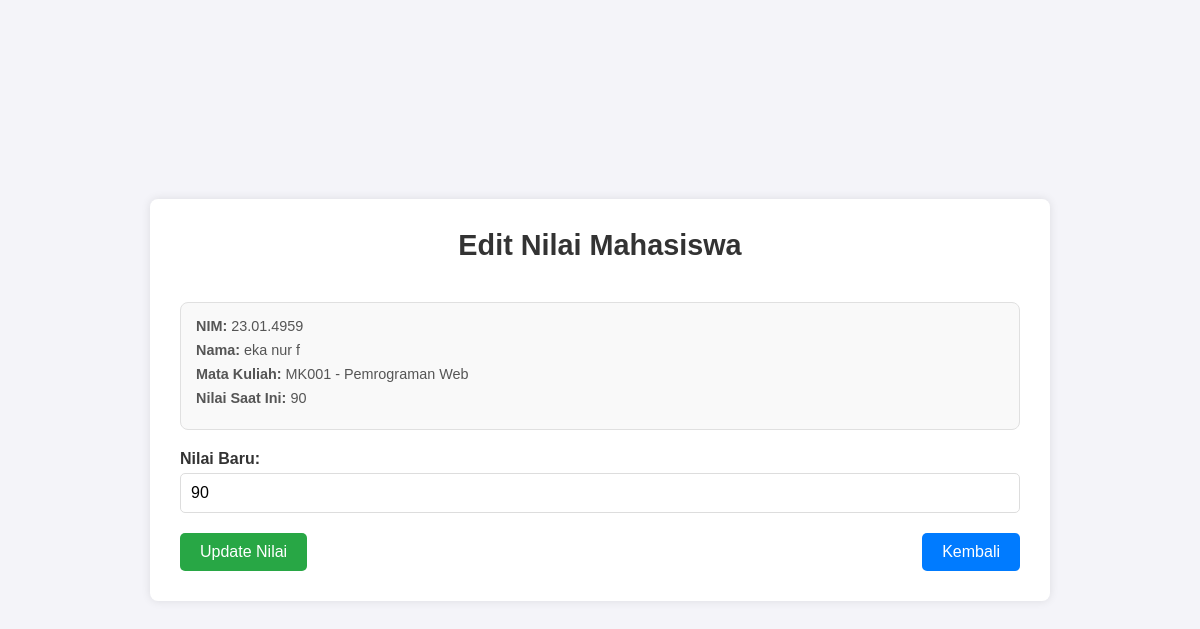
/edit_nilai.php?id=12 (signed in), run on the app's committed database.
### tables this page shows
CREATE TABLE `nilai_mahasiswa` (
  `id` int(11) NOT NULL,
  `mahasiswa_id` int(11) DEFAULT NULL,
  `mata_kuliah_id` int(11) DEFAULT NULL,
  `dosen_id` int(11) DEFAULT NULL,
  `nilai` int(11) DEFAULT NULL
);

CREATE TABLE `mahasiswa` (
  `id` int(11) NOT NULL,
  `nim` varchar(20) DEFAULT NULL,
  `nama` varchar(100) NOT NULL,
  `program_studi` varchar(50) NOT NULL,
  `user_id` int(11) DEFAULT NULL,
  `status` enum('admin_input','registered') DEFAULT NULL,
  `password` varchar(255) NOT NULL
);

CREATE TABLE `mata_kuliah` (
  `id` int(11) NOT NULL,
  `kode_mk` varchar(20) NOT NULL,
  `nama_mk` varchar(100) NOT NULL,
  `sks` int(11) NOT NULL
);

### edit_nilai.php (the view, shortened to what this page needs)
<?php
require_once "config.php";
$nilai_id = isset($_GET['id']) ? $_GET['id'] : 0;
$stmt = $pdo->prepare("
    SELECT
        nm.id,
        m.nim,
        m.nama,
        mk.kode_mk,
        mk.nama_mk,
        nm.nilai
    FROM nilai_mahasiswa nm
    JOIN mahasiswa m ON nm.mahasiswa_id = m.id
    JOIN mata_kuliah mk ON nm.mata_kuliah_id = mk.id
    WHERE nm.id = ? AND nm.dosen_id = ?
");
$stmt->execute([$nilai_id, $_SESSION['user_id']]);
$data_nilai = $stmt->fetch();
?>
<!DOCTYPE html>
<html lang="en">
<head>
    <link rel="stylesheet" href="edit_nilai.css">
</head>
<body>
    <div class="container">
        <h1>Edit Nilai Mahasiswa</h1>
        <div class="info-box">
            <div class="info-item"><strong>NIM:</strong> <?= htmlspecialchars($data_nilai['nim']) ?></div>
            <div class="info-item"><strong>Nama:</strong> <?= htmlspecialchars($data_nilai['nama']) ?></div>
            <div class="info-item"><strong>Mata Kuliah:</strong> <?= htmlspecialchars($data_nilai['kode_mk']) ?> - <?= htmlspecialchars($data_nilai['nama_mk']) ?></div>
            <div class="info-item"><strong>Nilai Saat Ini:</strong> <?= htmlspecialchars($data_nilai['nilai']) ?></div>
        </div>
        <form method="POST">
            <div class="form-group">
                <label for="nilai">Nilai Baru:</label>
                <input type="number" name="nilai" id="nilai"
                    value="<?= htmlspecialchars($data_nilai['nilai']) ?>"
                    min="0" max="100" required>
            </div>
            <div class="button-group">
                <button type="submit" class="btn btn-green">Update Nilai</button>
                <a href="index.php" class="btn btn-blue">Kembali</a>
            </div>
        </form>
    </div>
</body>
</html>

### edit_nilai.css (style rules this page uses)
* { box-sizing: border-box; margin: 0; padding: 0; font-family: Arial, sans-serif; }
body { display: flex; justify-content: center; align-items: center; height: 100vh; background-color: #f4f4f9; padding: 20px; }
.container { width: 100%; max-width: 900px; background: #ffffff; border-radius: 8px; box-shadow: 0px 0px 10px rgba(0, 0, 0, 0.1); padding: 30px; text-align: center; }
h1 { font-size: 1.8em; color: #333; margin-bottom: 40px; }
.info-box { background-color: #f9f9f9; border: 1px solid #e0e0e0; border-radius: 8px; padding: 15px; margin-bottom: 20px; text-align: left; }
.info-item { font-size: 0.9em; color: #555; margin-bottom: 8px; }
.form-group { margin-bottom: 15px; text-align: left; }
label { display: block; font-weight: bold; color: #333; margin-bottom: 5px; }
input[type="number"] { width: 100%; padding: 10px; font-size: 1em; border: 1px solid #ddd; border-radius: 5px; outline: none; transition: border-color 0.3s; }
.button-group { display: flex; justify-content: space-between; align-items: center; margin-top: 20px; }
.btn { padding: 10px 20px; font-size: 1em; border-radius: 5px; border: none; cursor: pointer; transition: background-color 0.3s; text-decoration: none; color: #ffffff; }
.btn-green { background-color: #28a745; }
.btn-blue { background-color: #007bff; }

### data on the page
nilai_mahasiswa: mahasiswa.nim "23.01.4959", mahasiswa.nama "eka nur f", mata_kuliah.kode_mk "MK001", mata_kuliah.nama_mk "Pemrograman Web", nilai "90"
